Frame 1 (no input): blank canvas, image omitted
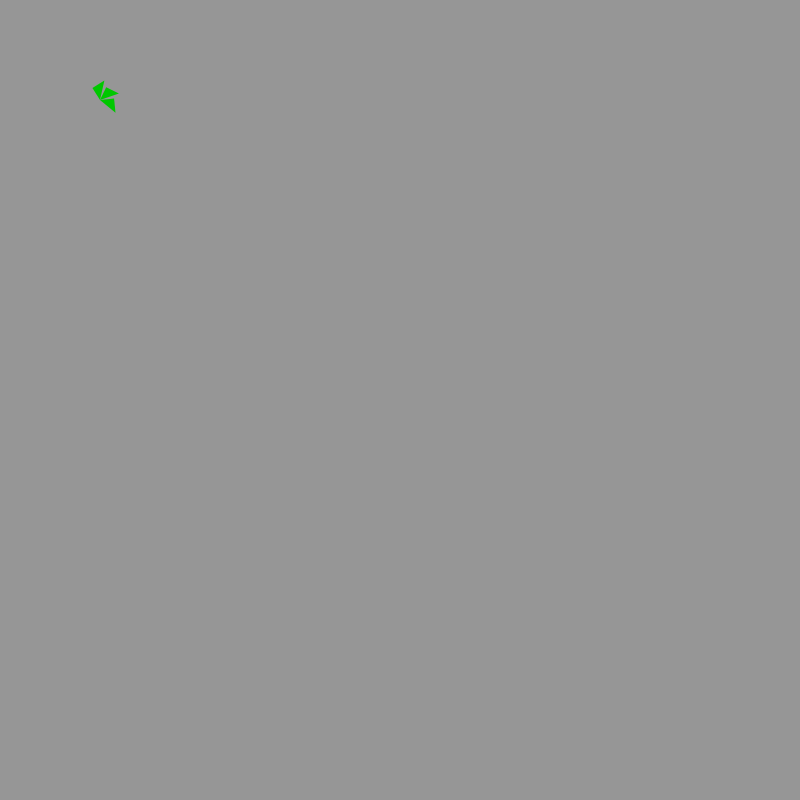
Frame 60 (no input)
Frame 120 (the mouse pressed at the canvas centre since frame 60): identical to frame 60, image omitted

The p5.js sketch that drew this single still picture (run headless with seeded random() and noise() and a simulated clock; from frame 60 on, the mouse is pressed at the canvas centre):

// p5.js sketch
// ── sketch.js
var wdt = 800;//width
var hgt = 800;//height
// size of the form
var i = 1;
var rx = 0;
var ry = 0;
var trigger = 0;
var x = 0;
var y = 0;
var tx = 0;
var ty = 0;
var tgn = 0; // trigger nanas
var tgf = 0; // trigger feuilles 
var c = 0;

function setup() {
    createCanvas(wdt, hgt);
    background(150);
};

function draw() {
    trix = mouseX;
    triy = mouseX;
   // los(trix, triy);
    gen(20);
   // feuil();
   // translate(500, 500);
}

function los(wd, ht) {
    //    translate(random(0, wdt), random(0, hgt));
    if (trigger==1) {rx = random(0, wdt), ry = random(0, hgt);};
    trigger = 0;
    translate(rx, ry);
    fill(i/(wd+ht)/2*255);
    noStroke(255);
    triangle(0, 0, 0, i, i, 0);
    i = i + (wd+ht)/2/800*mouseY/800*40;
    fill(255-i/(wd+ht)/2*255);
    translate(-wd, -ht);
    triangle(wd, ht, wd, ht-i, wd-i, ht);
    print(i);
    if (i>(wd+ht)/2) {i=0, trigger = 1;};
    if (i<0) {i = (wd+ht)/2, trigger = 1;};
}

function gen(n) {
    if (i < n) {
	if (tgn==0) {
	    translate(tx, ty);
	    //nas(40,60);
	    feuil();
	};
	if (tgn==1) {
	    tgn = 0;
	    i++;
	    print(tx, ty, i);
	    tx = random(0, 800);
	    ty = random(0, 800);
	};
    };
}

function nas(lrg, lng) {
    noStroke();
    translate(x,y);
    triangle(0, 0, -10, 10, 10, 10);
    x = x + 20;
    if (x > lrg) {x = 0;};
    if (x==0) {y = y + 10;
	       if (trigger==0) {x = 10, trigger = 1;}
	       else {trigger = 0;};
	      };
    if (y > lng) {tg = 1; y = 0;};
}

function feuil() {
    //    if (c < 3) {
    translate(100, 100);
    if (i < 4) {
	noStroke();
	fill(0, 200, 0);
	rotate ( -70 + c);
	triangle(0, 0, 10, 10, 0, 20);
	c = c + -45;
	translate(0,0);
	i++;}
//    };
//    if (c > 3) {
//	tg = 1;
 //   };
}

function mat(mx, my) {
}
